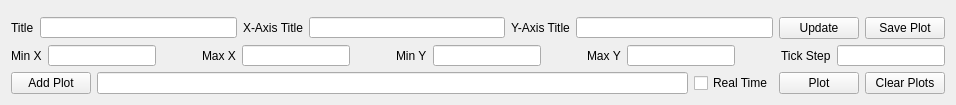
        <widget class="QWidget" name="tab_18">
         <attribute name="title">
          <string>Curves</string>
         </attribute>
         <layout class="QVBoxLayout" name="verticalLayout_4">
          <item>
           <widget class="QCustomPlot" name="plotWidget" native="true">
            <property name="sizePolicy">
             <sizepolicy hsizetype="Expanding" vsizetype="Expanding">
              <horstretch>0</horstretch>
              <verstretch>0</verstretch>
             </sizepolicy>
            </property>
            <property name="minimumSize">
             <size>
              <width>0</width>
              <height>0</height>
             </size>
            </property>
           </widget>
          </item>
          <item>
           <layout class="QHBoxLayout" name="horizontalLayout_4">
            <item>
             <widget class="QLabel" name="label_71">
              <property name="text">
               <string>Title</string>
              </property>
             </widget>
            </item>
            <item>
             <widget class="QLineEdit" name="title">
              <property name="maximumSize">
               <size>
                <width>16777215</width>
                <height>21</height>
               </size>
              </property>
             </widget>
            </item>
            <item>
             <widget class="QLabel" name="label_37">
              <property name="text">
               <string>X-Axis Title</string>
              </property>
             </widget>
            </item>
            <item>
             <widget class="QLineEdit" name="xAxisTitle">
              <property name="maximumSize">
               <size>
                <width>16777215</width>
                <height>21</height>
               </size>
              </property>
             </widget>
            </item>
            <item>
             <widget class="QLabel" name="yAxisTitle22">
              <property name="text">
               <string>Y-Axis Title</string>
              </property>
             </widget>
            </item>
            <item>
             <widget class="QLineEdit" name="yAxisTitle">
              <property name="maximumSize">
               <size>
                <width>16777215</width>
                <height>21</height>
               </size>
              </property>
             </widget>
            </item>
            <item>
             <widget class="QPushButton" name="pushButton">
              <property name="maximumSize">
               <size>
                <width>16777215</width>
                <height>24</height>
               </size>
              </property>
              <property name="text">
               <string>Update</string>
              </property>
             </widget>
            </item>
            <item>
             <widget class="QPushButton" name="twoPhaseSaveCurveButton">
              <property name="maximumSize">
               <size>
                <width>16777215</width>
                <height>24</height>
               </size>
              </property>
              <property name="text">
               <string>Save Plot</string>
              </property>
             </widget>
            </item>
           </layout>
          </item>
          <item>
           <layout class="QHBoxLayout" name="horizontalLayout_3">
            <item alignment="Qt::AlignmentFlag::AlignHCenter">
             <widget class="QLabel" name="label_33">
              <property name="text">
               <string>Min X</string>
              </property>
             </widget>
            </item>
            <item alignment="Qt::AlignmentFlag::AlignLeft">
             <widget class="QLineEdit" name="minXAxis">
              <property name="minimumSize">
               <size>
                <width>0</width>
                <height>0</height>
               </size>
              </property>
              <property name="maximumSize">
               <size>
                <width>16777215</width>
                <height>21</height>
               </size>
              </property>
              <property name="text">
               <string/>
              </property>
             </widget>
            </item>
            <item>
             <spacer name="horizontalSpacer_2">
              <property name="orientation">
               <enum>Qt::Orientation::Horizontal</enum>
              </property>
              <property name="sizeHint" stdset="0">
               <size>
                <width>40</width>
                <height>20</height>
               </size>
              </property>
             </spacer>
            </item>
            <item>
             <widget class="QLabel" name="label_34">
              <property name="text">
               <string>Max X</string>
              </property>
             </widget>
            </item>
            <item alignment="Qt::AlignmentFlag::AlignLeft">
             <widget class="QLineEdit" name="maxXAxis">
              <property name="maximumSize">
               <size>
                <width>16777215</width>
                <height>21</height>
               </size>
              </property>
              <property name="text">
               <string/>
              </property>
             </widget>
            </item>
            <item>
             <spacer name="horizontalSpacer_3">
              <property name="orientation">
               <enum>Qt::Orientation::Horizontal</enum>
              </property>
              <property name="sizeHint" stdset="0">
               <size>
                <width>40</width>
                <height>20</height>
               </size>
              </property>
             </spacer>
            </item>
            <item>
             <widget class="QLabel" name="label_31">
              <property name="text">
               <string>Min Y</string>
              </property>
             </widget>
            </item>
            <item alignment="Qt::AlignmentFlag::AlignLeft">
             <widget class="QLineEdit" name="minYAxis">
              <property name="maximumSize">
               <size>
                <width>16777215</width>
                <height>21</height>
               </size>
              </property>
             </widget>
            </item>
            <item>
             <spacer name="horizontalSpacer_4">
              <property name="orientation">
               <enum>Qt::Orientation::Horizontal</enum>
              </property>
              <property name="sizeHint" stdset="0">
               <size>
                <width>40</width>
                <height>20</height>
               </size>
              </property>
             </spacer>
            </item>
            <item>
             <widget class="QLabel" name="label_32">
              <property name="text">
               <string>Max Y</string>
              </property>
             </widget>
            </item>
            <item alignment="Qt::AlignmentFlag::AlignHCenter">
             <widget class="QLineEdit" name="maxYAxis">
              <property name="maximumSize">
               <size>
                <width>16777215</width>
                <height>21</height>
               </size>
              </property>
             </widget>
            </item>
            <item>
             <spacer name="horizontalSpacer_5">
              <property name="orientation">
               <enum>Qt::Orientation::Horizontal</enum>
              </property>
              <property name="sizeHint" stdset="0">
               <size>
                <width>40</width>
                <height>20</height>
               </size>
              </property>
             </spacer>
            </item>
            <item>
             <widget class="QLabel" name="label_36">
              <property name="text">
               <string>Tick Step</string>
              </property>
             </widget>
            </item>
            <item>
             <widget class="QLineEdit" name="tickStep">
              <property name="maximumSize">
               <size>
                <width>16777215</width>
                <height>21</height>
               </size>
              </property>
              <property name="text">
               <string/>
              </property>
             </widget>
            </item>
           </layout>
          </item>
          <item>
           <layout class="QHBoxLayout" name="horizontalLayout_5">
            <item>
             <widget class="QPushButton" name="pushButton_2">
              <property name="maximumSize">
               <size>
                <width>16777215</width>
                <height>24</height>
               </size>
              </property>
              <property name="text">
               <string>Add Plot</string>
              </property>
             </widget>
            </item>
            <item>
             <widget class="QLineEdit" name="fileToPlot"/>
            </item>
            <item>
             <widget class="QCheckBox" name="realTimeCheckBox">
              <property name="text">
               <string>Real Time</string>
              </property>
             </widget>
            </item>
            <item>
             <widget class="QPushButton" name="plot">
              <property name="maximumSize">
               <size>
                <width>16777215</width>
                <height>24</height>
               </size>
              </property>
              <property name="text">
               <string>Plot</string>
              </property>
             </widget>
            </item>
            <item>
             <widget class="QPushButton" name="pushButton_3">
              <property name="maximumSize">
               <size>
                <width>16777215</width>
                <height>24</height>
               </size>
              </property>
              <property name="text">
               <string>Clear Plots</string>
              </property>
             </widget>
            </item>
           </layout>
          </item>
         </layout>
        </widget>
